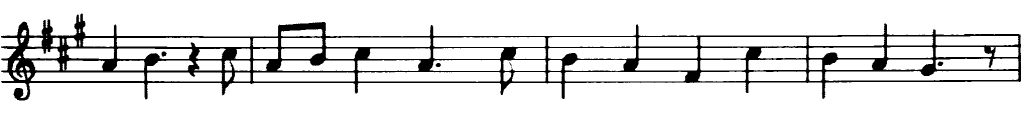
#> input picture Basic/exmpl.png, 1024 x 134 px
$ jupyter execute --allow-errors morph.ipynb
#> lines starting #> are read from the running program, lines starting #| are printed output that depends on the picture
[cell 1]
from __future__ import print_function
import cv2 as cv
import numpy as np
import argparse

src = None
erosion_size = 0
max_elem = 2
max_kernel_size = 21
title_trackbar_element_shape = 'Element:\n 0: Rect \n 1: Cross \n 2: Ellipse'
title_trackbar_kernel_size = 'Kernel size:\n 2n +1'
title_erosion_window = 'Erosion Demo'
title_dilation_window = 'Dilation Demo'


def main(image):
#> called with image = 'exmpl.png'
    global src
    src = cv.imread(cv.samples.findFile(image))
#> src is the input picture: shape (134, 1024, 3); min 0, max 255, mean 229.4
    if src is None:
        print('Could not open or find the image: ', image)
        exit(0)

    cv.namedWindow(title_erosion_window)
    cv.createTrackbar(title_trackbar_element_shape, title_erosion_window, 0, max_elem, erosion)
#> slider 'Element:\n 0: Rect \n 1: Cross \n' is set to 1
    cv.createTrackbar(title_trackbar_kernel_size, title_erosion_window, 0, max_kernel_size, erosion)
#> slider 'Kernel size:\n 2n +1' is set to 7

    cv.namedWindow(title_dilation_window)
    cv.createTrackbar(title_trackbar_element_shape, title_dilation_window, 0, max_elem, dilatation)
#> slider 'Element:\n 0: Rect \n 1: Cross \n' is set to 1
    cv.createTrackbar(title_trackbar_kernel_size, title_dilation_window, 0, max_kernel_size, dilatation)
#> slider 'Kernel size:\n 2n +1' is set to 7

    erosion(0)
    dilatation(0)
    cv.waitKey()


# optional mapping of values with morphological shapes
def morph_shape(val):
    if val == 0:
        return cv.MORPH_RECT
    elif val == 1:
        return cv.MORPH_CROSS
    elif val == 2:
        return cv.MORPH_ELLIPSE


def erosion(val):
#> called with val = 0
    erosion_size = cv.getTrackbarPos(title_trackbar_kernel_size, title_erosion_window)
    erosion_shape = morph_shape(cv.getTrackbarPos(title_trackbar_element_shape, title_erosion_window))


    element = cv.getStructuringElement(erosion_shape, (2 * erosion_size + 1, 2 * erosion_size + 1),
                                       (erosion_size, erosion_size))

    erosion_dst = cv.erode(src, element)
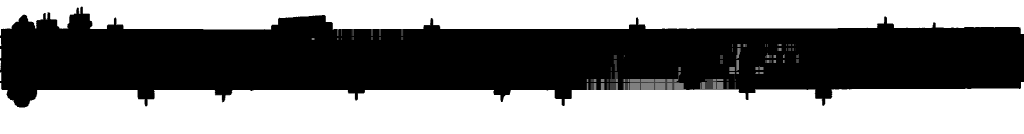
#> erosion_dst: shape (134, 1024, 3); min 0, max 255, mean 134.4
    cv.imshow(title_erosion_window, erosion_dst)


def dilatation(val):
#> called with val = 0
    dilatation_size = cv.getTrackbarPos(title_trackbar_kernel_size, title_dilation_window)
    dilation_shape = morph_shape(cv.getTrackbarPos(title_trackbar_element_shape, title_dilation_window))

    element = cv.getStructuringElement(dilation_shape, (2 * dilatation_size + 1, 2 * dilatation_size + 1),
                                       (dilatation_size, dilatation_size))
    dilatation_dst = cv.dilate(src, element)
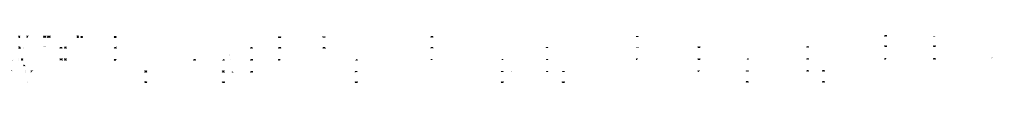
#> dilatation_dst: shape (134, 1024, 3); min 0, max 255, mean 254.5
    cv.imshow(title_dilation_window, dilatation_dst)


if __name__ == "__main__":
    parser = argparse.ArgumentParser(description='Code for Eroding and Dilating tutorial.')
    parser.add_argument('--input', help='Path to input image.', default='LinuxLogo.jpg')
    args = parser.parse_args()

    main(args.input)
